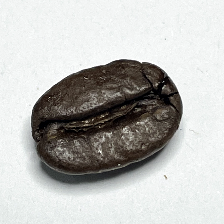
#> input picture dataset/Dark/dark (10).png, 224 x 224 px, found by its file name; its folder holds only this picture in this run
$ jupyter execute --allow-errors afterprepo3.ipynb   (older library calls are emulated)
#> lines starting #> are read from the running program, lines starting #| are printed output that depends on the picture
# PROJECT PENGOLAHAN CITRA DIGITAL

# Percobaan 3

### Mengimpor Library

[cell 1]
import os
import cv2 as cv
import matplotlib.pyplot as plt
import numpy as np
import pandas as pd
from sklearn.model_selection import train_test_split, cross_val_predict
from sklearn.metrics import accuracy_score, classification_report
from skimage.feature import graycomatrix, graycoprops
from scipy.stats import entropy
from sklearn.ensemble import RandomForestClassifier
from sklearn.svm import SVC
from sklearn.neighbors import KNeighborsClassifier
from sklearn.metrics import accuracy_score, precision_score, recall_score, f1_score, confusion_matrix, classification_report
from sklearn.metrics import (confusion_matrix, ConfusionMatrixDisplay)
import seaborn as sns

Script di atas mengimpor berbagai library yang diperlukan untuk proses pengolahan citra, analisis data, dan implementasi machine learning. Library yang digunakan antara lain:
1. os - Digunakan untuk operasi sistem seperti manajemen file dan direktori
2. cv2 (OpenCV) - Library utama untuk pemrosesan citra digital (membaca, memproses, dan menyimpan gambar)
3. matplotlib.pyplot - Untuk visualisasi data dan gambar dalam bentuk plot dan grafik
4. numpy - Library untuk komputasi numerik dan operasi array multidimensi
5. pandas - Digunakan untuk manipulasi dan analisis data tabular

Untuk kebutuhan machine learning, script menggunakan beberapa modul dari scikit-learn:
- sklearn.model_selection (train_test_split, cross_val_predict) - Untuk pembagian dataset dan validasi silang
- sklearn.feature_selection (SelectKBest, f_classif) - Untuk seleksi fitur optimal
- sklearn.metrics - Berisi berbagai metrik evaluasi seperti accuracy_score, classification_report, confusion_matrix, dll

Untuk ekstraksi fitur tekstur gambar digunakan:
- skimage.feature (graycomatrix, graycoprops) - Untuk menghitung fitur tekstur GLCM (Gray Level Co-occurrence Matrix)
- scipy.stats(entropy) - Untuk menghitung nilai entropi sebagai fitur tambahan

Terdapat tiga algoritma klasifikasi yang diimplementasikan:
1. RandomForestClassifier - Ensemble learning berbasis decision tree
2. SVC (Support Vector Classifier) - Algoritma SVM untuk klasifikasi
3. KNeighborsClassifier - Algoritma KNN berbasis jarak

Untuk preprocessing dan visualisasi tambahan digunakan:
- MinMaxScaler - Untuk normalisasi fitur
- seaborn - Library visualisasi statistik yang memperindah tampilan plot
- ConfusionMatrixDisplay - Untuk menampilkan confusion matrix secara visual

Buat struktur folder dataset:
```
.
└──dataset
    ├── label1
	├── image1.jpg
	├── image2.jpg
	└── image3.jpg
    ├── label2
    └── label3
    └── dst...
```

## Preparation

Program di atas digunakan untuk membaca gambar dari folder dataset, di mana setiap subfolder merepresentasikan satu label. Gambar dari masing-masing subfolder dibatasi hanya 100 file pertama, lalu dibaca menggunakan OpenCV, dikonversi ke grayscale, dan disimpan ke dalam list `data`. Label (nama folder) disimpan ke `labels`, dan nama file disimpan ke `file_name`. Setelah semua gambar diproses, list diubah menjadi array NumPy agar lebih efisien dipakai dalam pemrosesan. Terakhir, kode menampilkan salah satu gambar (`data[300]`) dan mencetak label-nya (`labels[300]`).

[cell 2]
# [18 lines of commented-out code are left out]

data = []
labels = []
file_name = []

base_path = "dataset\\"

for sub_folder in os.listdir(base_path):
    sub_folder_path = os.path.join(base_path, sub_folder)

    if not os.path.isdir(sub_folder_path):
        continue  # Lewati jika bukan folder

    sub_folder_files = os.listdir(sub_folder_path)
    sub_folder_files = sub_folder_files[:100]  # Ambil hanya 100 file pertama

    for filename in sub_folder_files:
        img_path = os.path.join(sub_folder_path, filename)
        img = cv.imread(img_path)
#> img is the input picture: shape (224, 224, 3); mean B, G, R 185.2, 187.7, 187.7

        if img is None:
            continue  # Lewati file jika gagal dibaca

        img = img.astype(np.uint8)
        img = cv.cvtColor(img, cv.COLOR_BGR2GRAY)
#> img: shape (224, 224)

        data.append(img)
        labels.append(sub_folder)
        file_name.append(filename)

data = np.array(data)
labels = np.array(labels)

#> (the rest of this cell did not finish here and is left out)

## Data Augmentation

### Define Augmentation Function

[cell 3]
def mirror_h(img):
    rows, cols = img.shape
    result = np.zeros_like(img)
    for i in range(rows):
        for j in range(cols):
            result[i, j] = img[i, cols - j - 1]
    return result

def mirror_v(img):
    rows, cols = img.shape
    result = np.zeros_like(img)
    for i in range(rows):
        for j in range(cols):
            result[i, j] = img[rows - i - 1, j]
    return result

Program di bawah digunakan untuk membuat citra hasil flip (cermin) secara horizontal dan vertikal. Keduanya bekerja dengan cara membuat array kosong (result) berukuran sama dengan gambar asli, lalu menyalin piksel dari gambar input (img) ke posisi yang dicerminkan.

Pada fungsi mirror_h(img), proses flip dilakukan secara horizontal (kiri-kanan), di mana setiap piksel pada baris i dan kolom j akan diisi dengan nilai dari kolom di posisi sebaliknya (cols - j - 1). Sedangkan pada fungsi mirror_v(img), flip dilakukan secara vertikal (atas-bawah), dengan menyalin piksel dari baris rows - i - 1, sehingga citra seolah-olah dicerminkan terhadap sumbu horizontal.

[cell 4]
def rotate_custom(img, angle_deg):
    angle_rad = np.radians(angle_deg)
    cos_theta = np.cos(angle_rad)
    sin_theta = np.sin(angle_rad)

    rows, cols = img.shape
    cx, cy = rows / 2, cols / 2

    new_rows = int(abs(rows * cos_theta) + abs(cols * sin_theta))
    new_cols = int(abs(cols * cos_theta) + abs(rows * sin_theta))

    new_img = np.zeros((new_rows, new_cols), dtype=img.dtype)

    new_cx, new_cy = new_rows / 2, new_cols / 2

    for i in range(new_rows):
        for j in range(new_cols):
            # Translasi ke pusat
            y = i - new_cx
            x = j - new_cy

            # Rotasi balik
            orig_x = cos_theta * x + sin_theta * y + cx
            orig_y = -sin_theta * x + cos_theta * y + cy

            orig_x = int(round(orig_x))
            orig_y = int(round(orig_y))

            if 0 <= orig_x < rows and 0 <= orig_y < cols:
                new_img[i, j] = img[orig_x, orig_y]

    return new_img

Program di bawah digunakan untuk memutar gambar (img) sebesar sudut tertentu (angle_deg), dengan membuat hasil rotasi berada di tengah kanvas baru agar tidak terpotong. Pertama, sudut derajat dikonversi ke radian karena fungsi trigonometri di NumPy menggunakan radian. Lalu dihitung nilai cos dan sin untuk transformasi rotasi. Fungsi ini menentukan ukuran gambar baru (new_rows, new_cols) agar seluruh hasil rotasi muat, dan membuat gambar kosong (new_img) dengan ukuran tersebut. Titik tengah gambar lama dan baru dihitung agar rotasi berpusat.

Untuk setiap piksel pada gambar baru (new_img), posisi (i, j) diubah ke koordinat relatif terhadap pusat, kemudian dihitung posisi asalnya di gambar lama dengan rumus rotasi terbalik. Jika posisi asal tersebut masih berada dalam batas gambar asli, maka nilai piksel dari posisi asal disalin ke posisi baru. Ini dilakukan agar gambar terlihat seperti diputar tanpa kehilangan informasi.

[cell 5]
def scale(img, sx, sy):
    rows, cols = img.shape
    new_rows = int(rows * sy)
    new_cols = int(cols * sx)
    result = np.zeros((new_rows, new_cols), dtype=img.dtype)
    for i in range(new_rows):
        for j in range(new_cols):
            orig_i = min(int(i / sy), rows - 1)
            orig_j = min(int(j / sx), cols - 1)
            result[i, j] = img[orig_i, orig_j]
    return result

Program di bawah digunakan untuk mengubah ukuran gambar dengan faktor skala `sx` (lebar) dan `sy` (tinggi). Gambar baru dibuat dengan ukuran yang disesuaikan, lalu setiap piksel di gambar baru diisi dengan nilai dari posisi yang sesuai di gambar asli, berdasarkan pembagian skala. Ini adalah bentuk scaling manual (nearest neighbor) yang sederhana.

[cell 6]
# [41 lines of commented-out code are left out]

data_augmented = []
labels_all = []
file_names_all = []
paths_all = []

for i in range(len(data)):
    img = data[i]
    label = labels[i]
    fname = file_name[i]

    # Tambahkan data asli terlebih dahulu
    data_augmented.append(img)
    labels_all.append(label)
    file_names_all.append(fname)
    paths_all.append("")

    # Augmentasi
    img_flipped_h = mirror_h(img)
    img_flipped_v = mirror_v(img)
    img_rotated = rotate_custom(img, 45)
    img_scaled  = scale(img, 2, 2)

    augmented_images = [
        (img_flipped_h, '_flip_h'),
        (img_flipped_v, '_flip_v'),
        (img_rotated, '_rot'),
        (img_scaled, '_scale')
    ]

    for aug_img, suffix in augmented_images:
        data_augmented.append(aug_img)
        labels_all.append(label)
        file_names_all.append(fname + suffix)
        paths_all.append("")
#> this loop made 2 passes
#> (label, fname, angle_rad in rotate_custom, cos_theta in rotate_custom, sin_theta in rotate_custom, cx in rotate_custom) on passes 1 to 2: ('Dark', 'dark (10).png', 0.785, 0.707, 0.707, 112), ('Green', 'green (100).png', 0.785, 0.707, 0.707, 112)
#> pass 1, `img_flipped_h = mirror_h(img)`:
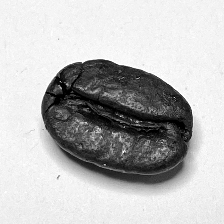
#> img_flipped_h: shape (224, 224); min 0, max 255, mean 187.3
#> pass 1, `img_flipped_v = mirror_v(img)`:
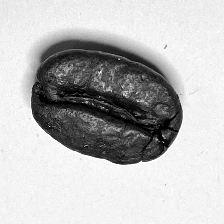
#> img_flipped_v: shape (224, 224); min 0, max 255, mean 187.3
#> pass 1, `img_rotated = rotate_custom(img, 45)`:
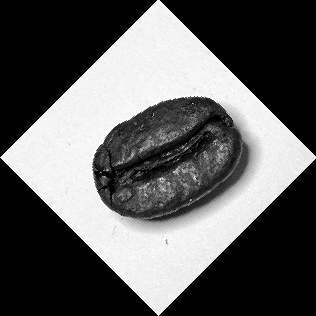
#> img_rotated: shape (316, 316); min 0, max 255, mean 94.2
#> after the loop, data_augmented = 10 items; file_names_all = ['dark (10).png', 'dark (10).png_flip_h', 'dark (10).png_flip_v', 'dark (10).png_rot', 'dark (10).png_scale', 'green (100).png', 'green (100).png_flip_h', 'green (100).png_flip_v', 'green (100).png_rot', 'green (100).png_scale']; labels_all = ['Dark', 'Dark', 'Dark', 'Dark', 'Dark', 'Green', 'Green', 'Green', 'Green', 'Green']; paths_all = ['', '', '', '', '', '', '', '', '', '']

Program di bawah melakukan augmentasi data citra dengan cara menyalin gambar asli dan membuat beberapa versi modifikasinya, lalu menyimpannya dalam list baru. Empat list kosong disiapkan: `data_augmented` untuk gambar, `labels_all` untuk label, `file_names_all` untuk nama file, dan `paths_all` untuk menyimpan path (di sini masih kosong).

Perulangan `for i in range(len(data))` digunakan untuk mengambil setiap gambar asli satu per satu beserta label dan nama filenya. Di dalam loop, gambar asli langsung ditambahkan terlebih dahulu ke list hasil. Setelah itu, dibuat empat versi augmentasi menggunakan fungsi `mirror_h`, `mirror_v`, `rotate_custom`, dan `scale`. Gambar-gambar hasil augmentasi ini dikumpulkan dalam list `augmented_images`, lalu dilakukan loop lagi untuk menyimpan setiap gambar augmentasi ke list `data_augmented`, dengan label yang sama dan nama file yang diberi akhiran sesuai jenis augmentasinya. Jadi, satu gambar asli akan menghasilkan lima data total: 1 asli + 4 augmentasi.

Kode ini menampilkan 5 contoh gambar hasil augmentasi dalam satu baris horizontal menggunakan plt.subplot(). Setiap gambar ditampilkan dalam format grayscale (cmap='gray') yang diambil dari array data_augmented

Program di atas untuk menampilkan 5 citra hasil augmentasi
data_augmented[0] → gambar asli

data_augmented[1] → gambar hasil flip horizontal

data_augmented[2] → gambar hasil flip vertikal

data_augmented[3] → gambar hasil rotasi

data_augmented[4] → gambar hasil scaling

[cell 7]
plt.subplot(1,5,1)
plt.imshow(data_augmented[0],cmap='gray')
plt.subplot(1,5,2)
plt.imshow(data_augmented[1],cmap='gray')
plt.subplot(1,5,3)
plt.imshow(data_augmented[2],cmap='gray')
plt.subplot(1,5,4)
plt.imshow(data_augmented[3],cmap='gray')
plt.subplot(1,5,5)
plt.imshow(data_augmented[4],cmap='gray')
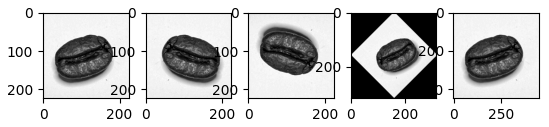
#> figure drawn by matplotlib, 5 panels

Program di bawah untuk menampilkan jumlah data gambar sebelum dan sesudah augmentasi

[cell 8]
print("Data sebelum augmentasi: ", len(data))
#| Data sebelum augmentasi:  2
#> (the rest of the program and of its run is left out)
